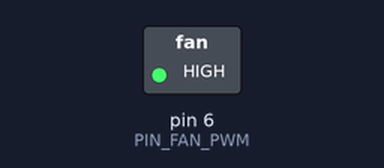
Recording of a sketch running on a simulated Arduino Nano, built with avr-gcc and run on an emulated ATmega328P. Parts: switched loads named in the sketch (green lamp = pin HIGH). What the sketch prints to the serial monitor is not drawn.

Above: at 0.1 s.
At 29.85 s:
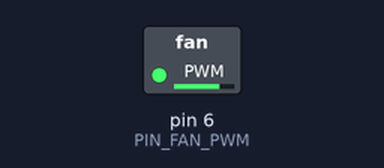
At 39.85 s:
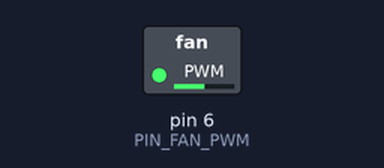
At 59.85 s:
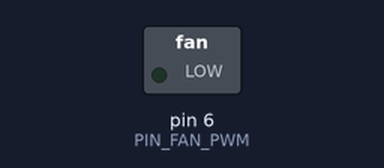
Timing chart, 0 to 78.1 s (numbered marks = the images above):
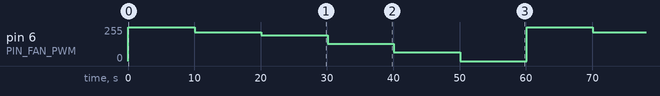

Measured:
- by itself, pin 6 (PIN_FAN_PWM): ramps from 255/255 to 0/255 and jumps back, once every 60.0 s

The sketch:

fan-pwm-tach.ino
```cpp
#include <Arduino.h>

const uint8_t PIN_FAN_PWM = 6;
const uint8_t PIN_FAN1_TACH = 9;
const uint8_t PIN_FAN2_TACH = 10;

const unsigned long SERIAL_WAIT_TIMEOUT_MS = 3000;
const unsigned long STEP_DURATION_MS = 10000;
const unsigned long REPORT_INTERVAL_MS = 2000;
const uint8_t PULSES_PER_REVOLUTION = 2;

const uint8_t TEST_EFFECTIVE_PERCENTS[] = {0, 15, 25, 50, 75, 100};
const uint8_t TEST_STEP_COUNT = sizeof(TEST_EFFECTIVE_PERCENTS) / sizeof(TEST_EFFECTIVE_PERCENTS[0]);

volatile unsigned long fan1PulseCount = 0;
volatile unsigned long fan2PulseCount = 0;

uint8_t currentStepIndex = 0;
uint8_t currentEffectivePercent = 0;
uint8_t currentArduinoPwm = 255;

unsigned long currentStepStartedMs = 0;
unsigned long lastReportMs = 0;
unsigned long lastFan1PulseCount = 0;
unsigned long lastFan2PulseCount = 0;
bool tachInterruptsReady = false;

void fan1TachIsr() {
  fan1PulseCount++;
}

void fan2TachIsr() {
  fan2PulseCount++;
}

uint8_t effectivePercentToArduinoPwm(uint8_t effectivePercent) {
  if (effectivePercent > 100) {
    effectivePercent = 100;
  }

  // The 2N3904 collector stage inverts the signal before it reaches the fan PWM wire.
  return 255 - ((static_cast<uint16_t>(effectivePercent) * 255) / 100);
}

void applyEffectiveFanPercent(uint8_t effectivePercent) {
  currentEffectivePercent = effectivePercent;
  currentArduinoPwm = effectivePercentToArduinoPwm(effectivePercent);
  analogWrite(PIN_FAN_PWM, currentArduinoPwm);
}

void printStartupBanner() {
  Serial.println();
  Serial.println(F("AutoTerra manual hardware test: fan PWM and tach"));
  Serial.println(F("Target board: Arduino Nano 33 IoT"));
  Serial.println(F("PWM pin: D6 shared fan PWM driver through inverting 2N3904 stage"));
  Serial.println(F("Tach pins: D9 fan 1 tach, D10 fan 2 tach"));
  Serial.println(F("This first test uses Arduino analogWrite() and does not validate the final 25 kHz PWM requirement."));
  Serial.println(F("WARNING: D6 uses an inverting transistor driver."));
  Serial.println(F("WARNING: The fan PWM collector node is pulled up to 5 V and must not connect directly to a Nano GPIO."));
  Serial.println(F("WARNING: Tach pull-ups must be external 10 kOhm pull-ups to 3.3 V, not 5 V."));
  Serial.println(F("Tach outputs must remain separate. Do not tie fan 1 and fan 2 tach together."));
  Serial.println(F("RPM calculation assumes two tach pulses per revolution unless hardware testing proves otherwise."));
  Serial.print(F("Startup effective fan percent: "));
  Serial.print(currentEffectivePercent);
  Serial.print(F("%, Arduino PWM written to D6: "));
  Serial.println(currentArduinoPwm);
}

bool configureTachInterrupts() {
  int fan1Interrupt = digitalPinToInterrupt(PIN_FAN1_TACH);
  int fan2Interrupt = digitalPinToInterrupt(PIN_FAN2_TACH);

  if (fan1Interrupt == NOT_AN_INTERRUPT || fan2Interrupt == NOT_AN_INTERRUPT) {
    Serial.println(F("ERROR: One or both tach pins do not map to external interrupts on this board."));
    Serial.print(F("D9 interrupt number: "));
    Serial.println(fan1Interrupt);
    Serial.print(F("D10 interrupt number: "));
    Serial.println(fan2Interrupt);
    Serial.println(F("RPM will not be reported. Move no wiring unless the hardware documents are updated deliberately."));
    return false;
  }

  attachInterrupt(fan1Interrupt, fan1TachIsr, FALLING);
  attachInterrupt(fan2Interrupt, fan2TachIsr, FALLING);
  Serial.println(F("Tach interrupts attached on falling edges."));
  return true;
}

unsigned long readFan1Pulses() {
  noInterrupts();
  unsigned long pulses = fan1PulseCount;
  interrupts();
  return pulses;
}

unsigned long readFan2Pulses() {
  noInterrupts();
  unsigned long pulses = fan2PulseCount;
  interrupts();
  return pulses;
}

float calculateRpm(unsigned long pulses, unsigned long intervalMs) {
  if (intervalMs == 0) {
    return 0.0f;
  }

  return (static_cast<float>(pulses) * 60000.0f) /
         (static_cast<float>(PULSES_PER_REVOLUTION) * static_cast<float>(intervalMs));
}

void printReport(unsigned long nowMs) {
  unsigned long intervalMs = nowMs - lastReportMs;

  Serial.print(F("effective="));
  Serial.print(currentEffectivePercent);
  Serial.print(F("%, arduino_pwm="));
  Serial.print(currentArduinoPwm);

  if (tachInterruptsReady) {
    unsigned long fan1Pulses = readFan1Pulses();
    unsigned long fan2Pulses = readFan2Pulses();
    unsigned long fan1Delta = fan1Pulses - lastFan1PulseCount;
    unsigned long fan2Delta = fan2Pulses - lastFan2PulseCount;

    lastFan1PulseCount = fan1Pulses;
    lastFan2PulseCount = fan2Pulses;

    Serial.print(F(", fan1_pulses="));
    Serial.print(fan1Delta);
    Serial.print(F(", fan1_rpm="));
    Serial.print(calculateRpm(fan1Delta, intervalMs), 1);
    Serial.print(F(", fan2_pulses="));
    Serial.print(fan2Delta);
    Serial.print(F(", fan2_rpm="));
    Serial.print(calculateRpm(fan2Delta, intervalMs), 1);
  } else {
    Serial.print(F(", fan1_pulses=unsupported, fan1_rpm=unsupported"));
    Serial.print(F(", fan2_pulses=unsupported, fan2_rpm=unsupported"));
  }

  Serial.println();
}

void advanceStep(unsigned long nowMs) {
  currentStepIndex = (currentStepIndex + 1) % TEST_STEP_COUNT;
  applyEffectiveFanPercent(TEST_EFFECTIVE_PERCENTS[currentStepIndex]);
  currentStepStartedMs = nowMs;

  Serial.println();
  Serial.print(F("--- New fan step: effective="));
  Serial.print(currentEffectivePercent);
  Serial.print(F("%, Arduino PWM written to D6="));
  Serial.print(currentArduinoPwm);
  Serial.println(F(" ---"));
}

void setup() {
  digitalWrite(PIN_FAN_PWM, HIGH);
  pinMode(PIN_FAN_PWM, OUTPUT);
  pinMode(PIN_FAN1_TACH, INPUT);
  pinMode(PIN_FAN2_TACH, INPUT);

  applyEffectiveFanPercent(0);

  Serial.begin(115200);
  unsigned long serialStartMs = millis();
  while (!Serial && (millis() - serialStartMs < SERIAL_WAIT_TIMEOUT_MS)) {
    // Wait briefly for the Serial Monitor without blocking standalone operation forever.
  }

  printStartupBanner();
  tachInterruptsReady = configureTachInterrupts();

  unsigned long nowMs = millis();
  currentStepStartedMs = nowMs;
  lastReportMs = nowMs;

  Serial.println(F("Test sequence repeats continuously: 0%, 15%, 25%, 50%, 75%, 100%."));
  Serial.println(F("Each step is held for 10 seconds. Tach reports print every 2 seconds."));
}

void loop() {
  unsigned long nowMs = millis();

  if (nowMs - currentStepStartedMs >= STEP_DURATION_MS) {
    advanceStep(nowMs);
  }

  if (nowMs - lastReportMs >= REPORT_INTERVAL_MS) {
    printReport(nowMs);
    lastReportMs = nowMs;
  }
}
```
